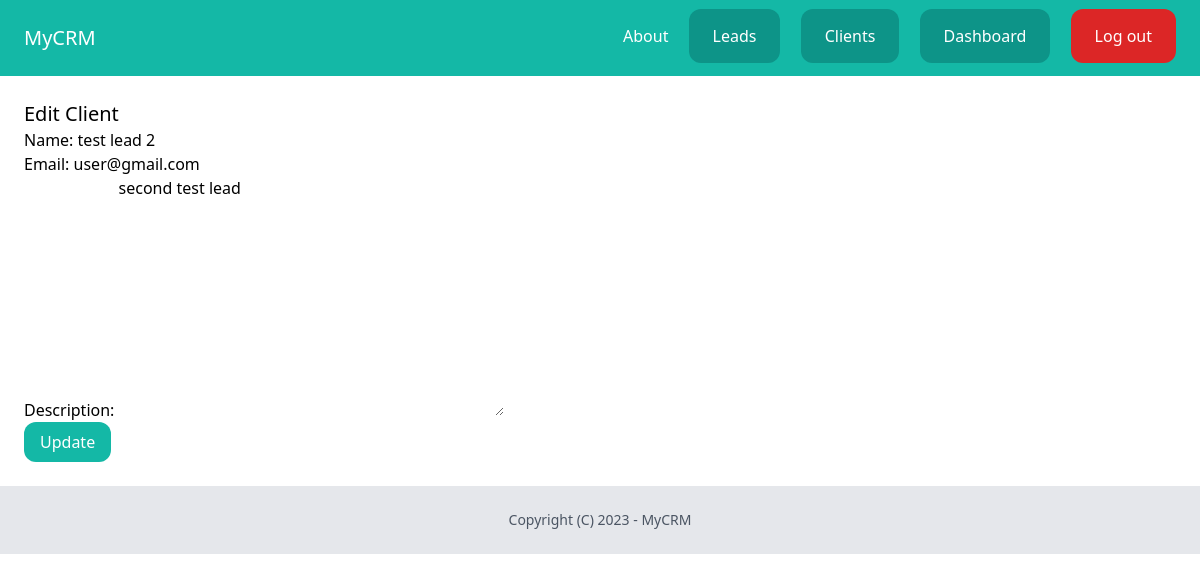
The page /dashboard/client/update/3/ (signed in) on the database as committed earlier.
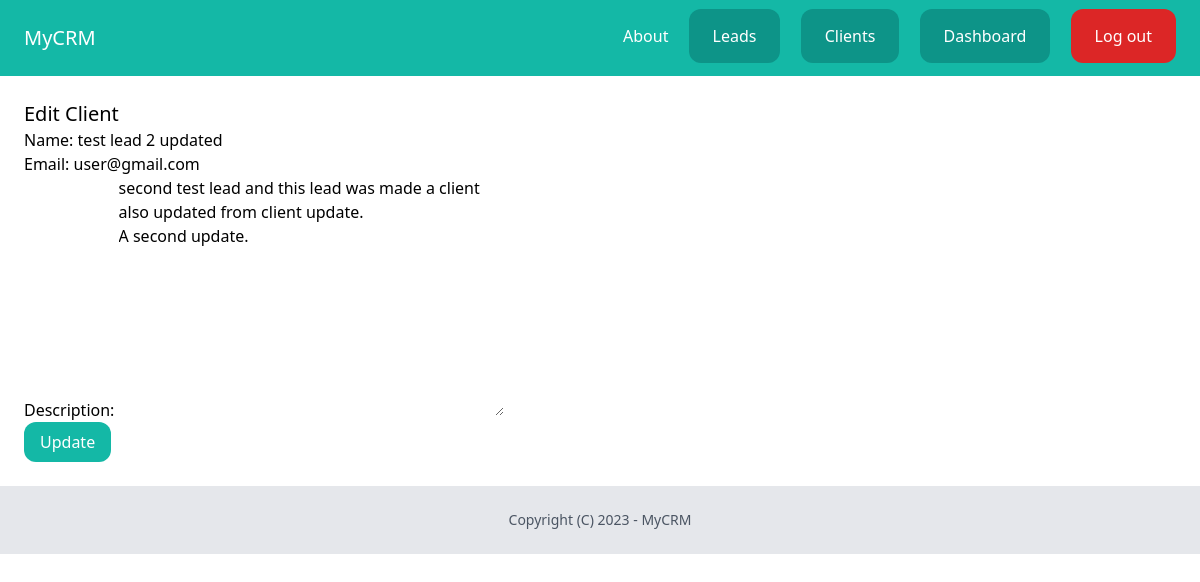
The same page on the database as committed later.
### client/models.py (models this page shows, shortened)
class Client(models.Model):
    name = models.CharField(max_length=150)
    email = models.EmailField()
    description = models.TextField(null=True, blank=True)
    created_by = models.ForeignKey(User, related_name='client', on_delete=models.CASCADE)
    created_at = models.DateTimeField(auto_now_add=True)
    modified_at = models.DateTimeField(auto_now=True)

### client/views.py (the view)
# urls.py: path('update/<int:pk>/', views.update_client, name='client_update'),
@login_required
def update_client(request, pk):
    client = get_object_or_404(Client, created_by=request.user, pk=pk)
    if request.method == 'POST':
        form = AddClientForm(request.POST, instance=client)
        if form.is_valid():
            form.save()
            messages.success(request, 'Client updated successfully')
            return redirect(client_list)
    else:
        form = AddClientForm(instance=client)
    return render(request, 'client/update_client.html', {'form':form})

### client/forms.py
class AddClientForm(forms.ModelForm):
    class Meta:
        model = Client
        fields = ('name', 'email', 'description')

### templates/client/update_client.html (shortened to what this page needs)
{% extends "base.html" %}
{% block content %}
    <div class="py-6 px-6">
        <h1 class="text-xl"> Edit Client </h1>
        <form action="." method="post">
            {{form.as_p}}
            <button class="py-2 px-4 bg-teal-500 text-white rounded-xl">Update</button>
        </form>
    </div>
{% endblock content %}

Rows that differ between the two databases and show on the page:
changed Client "user@gmail.com": name "test lead 2" → "test lead 2 updated"; description "second test lead" → "second test lead and this lead was made a client also updated from client update. A second update."
